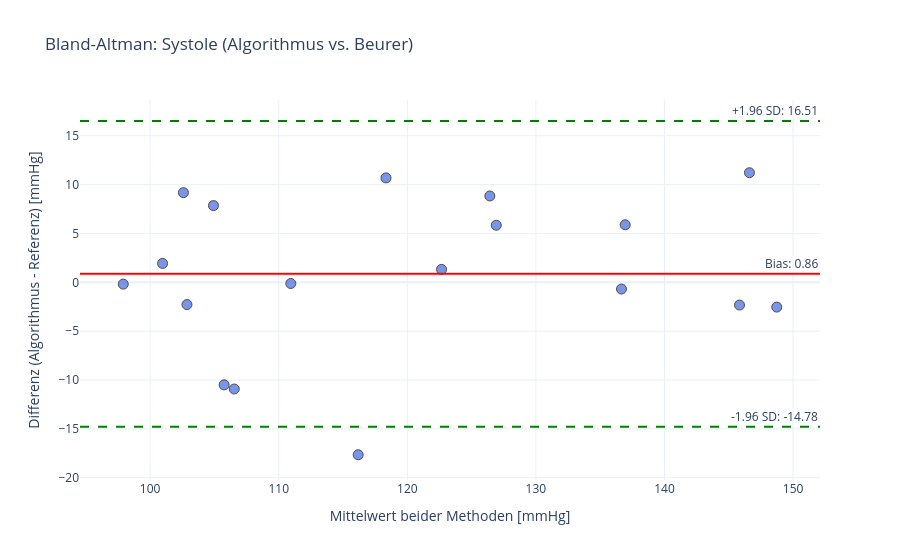
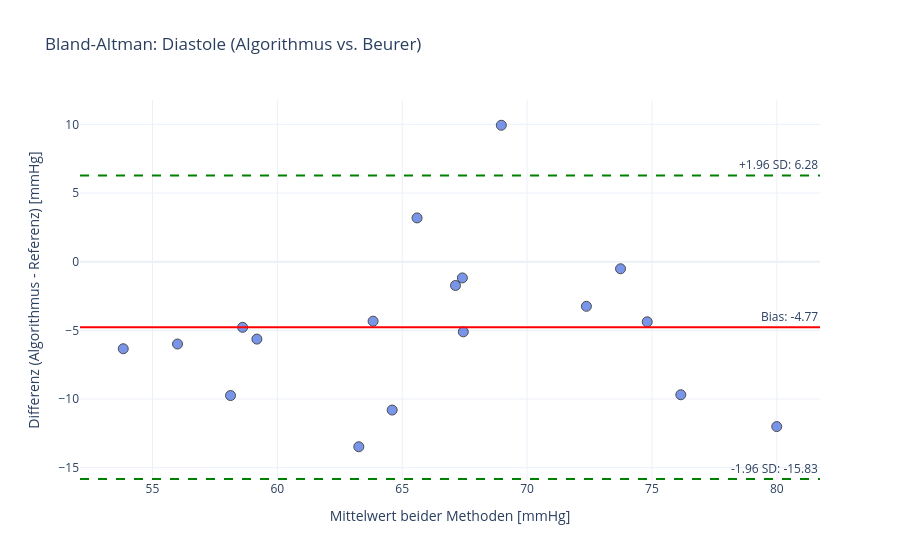
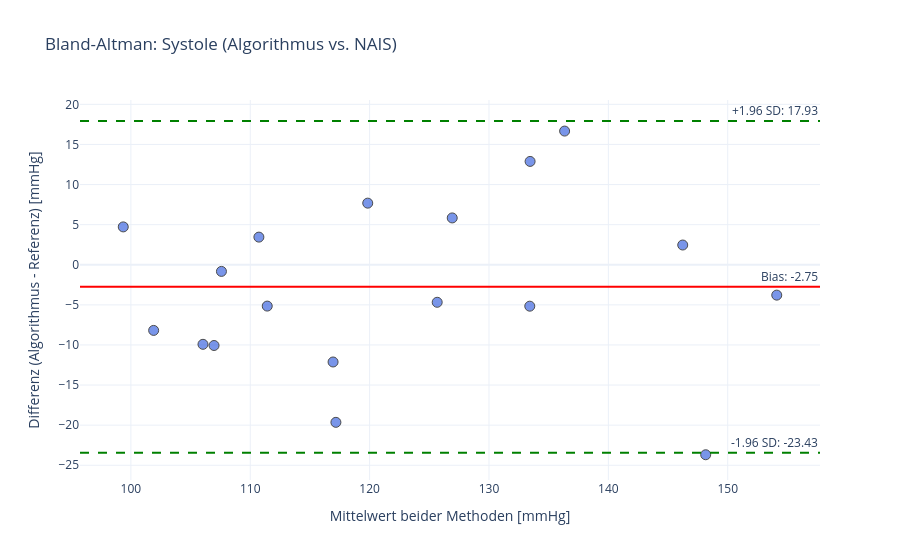
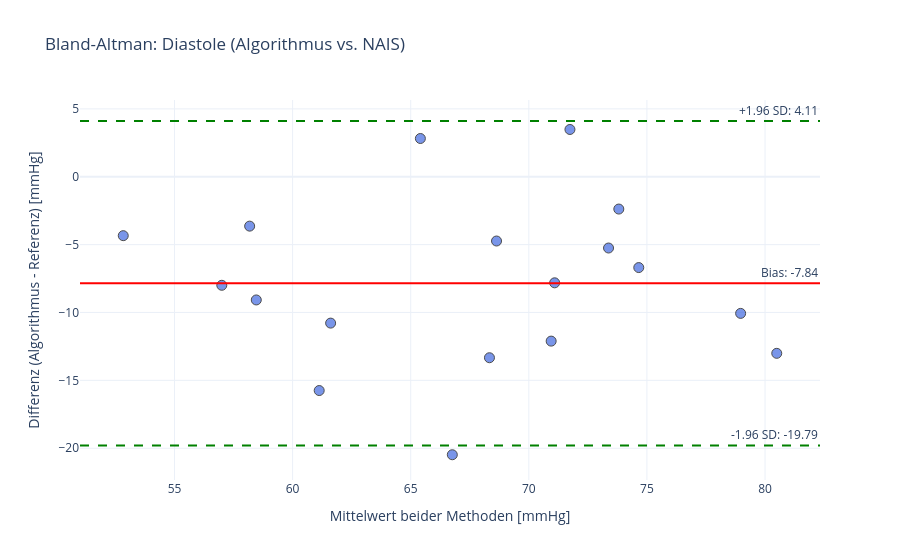

Write notebook code for charts like these, in order.
### Markdown cell above
### Messungen optimiert auf Beurer

### Code cell
run_analysis(catagories[1])

### Figure 1 — Plotly figure (JSON) as saved in the notebook; plotly's stock layout.template omitted (floating-point values rounded to 4 significant figures)
{"data": [{"hovertemplate": "<b>Messung: %{text}</b><br>Mittelwert: %{x:.1f} mmHg<br>Fehler (Algo-Ref): %{y:.1f} mmHg<extra></extra>", "marker": {"color": "royalblue", "line": {"color": "black", "width": 1}, "opacity": 0.7, "size": 10}, "mode": "markers", "name": "Messungen", "text": ["P01_REST_01_100825", "P01_REST_02_100825", "P01_ACTIV_01_160925", "P02_REST_01_100825", "P02_REST_02_160925", "P02_ACTIV_01_160925", "P03_REST_02_160925", "P03_ACTIV_02_160925", "P04_REST_01_160925", "P04_ACTIV_01_160925", "P05_REST_01_210925", "P05_ACTIV_01_210925", "P06_REST_01_191025", "P06_ACTIV_01_191025", "P07_REST_01_191025", "P07_ACTIV_01_191025", "P08_REST_01_201025", "P08_ACTIV_01_201025"], "x": [102.9, 97.91, 145.8, 105.8, 118.3, 136.9, 101.0, 106.5, 104.9, 116.2, 122.7, 136.7, 126.4, 146.6, 110.9, 148.7, 102.6, 126.9], "y": [-2.279, -0.1854, -2.33, -10.5, 10.68, 5.886, 1.932, -10.92, 7.847, -17.65, 1.321, -0.6894, 8.835, 11.21, -0.1231, -2.539, 9.173, 5.839], "type": "scatter"}], "layout": {"shapes": [{"line": {"color": "red", "dash": "solid"}, "type": "line", "x0": 0, "x1": 1, "xref": "x domain", "y0": 0.8623, "y1": 0.8623, "yref": "y"}, {"line": {"color": "green", "dash": "dash"}, "type": "line", "x0": 0, "x1": 1, "xref": "x domain", "y0": 16.51, "y1": 16.51, "yref": "y"}, {"line": {"color": "green", "dash": "dash"}, "type": "line", "x0": 0, "x1": 1, "xref": "x domain", "y0": -14.78, "y1": -14.78, "yref": "y"}], "annotations": [{"showarrow": false, "text": "Bias: 0.86", "x": 1, "xanchor": "right", "xref": "x domain", "y": 0.8623, "yanchor": "bottom", "yref": "y"}, {"showarrow": false, "text": "+1.96 SD: 16.51", "x": 1, "xanchor": "right", "xref": "x domain", "y": 16.51, "yanchor": "bottom", "yref": "y"}, {"showarrow": false, "text": "-1.96 SD: -14.78", "x": 1, "xanchor": "right", "xref": "x domain", "y": -14.78, "yanchor": "bottom", "yref": "y"}], "title": {"text": "Bland-Altman: Systole (Algorithmus vs. Beurer)"}, "xaxis": {"title": {"text": "Mittelwert beider Methoden [mmHg]"}}, "yaxis": {"title": {"text": "Differenz (Algorithmus - Referenz) [mmHg]"}}, "hovermode": "closest"}}

### Figure 2 — Plotly figure (JSON) as saved in the notebook; plotly's stock layout.template omitted (floating-point values rounded to 4 significant figures)
{"data": [{"hovertemplate": "<b>Messung: %{text}</b><br>Mittelwert: %{x:.1f} mmHg<br>Fehler (Algo-Ref): %{y:.1f} mmHg<extra></extra>", "marker": {"color": "royalblue", "line": {"color": "black", "width": 1}, "opacity": 0.7, "size": 10}, "mode": "markers", "name": "Messungen", "text": ["P01_REST_01_100825", "P01_REST_02_100825", "P01_ACTIV_01_160925", "P02_REST_01_100825", "P02_REST_02_160925", "P02_ACTIV_01_160925", "P03_REST_02_160925", "P03_ACTIV_02_160925", "P04_REST_01_160925", "P04_ACTIV_01_160925", "P05_REST_01_210925", "P05_ACTIV_01_210925", "P06_REST_01_191025", "P06_ACTIV_01_191025", "P07_REST_01_191025", "P07_ACTIV_01_191025", "P08_REST_01_201025", "P08_ACTIV_01_201025"], "x": [59.18, 53.83, 76.15, 64.6, 63.83, 74.81, 56.0, 58.61, 67.13, 63.26, 67.41, 73.74, 80.0, 68.97, 67.45, 72.37, 58.13, 65.59], "y": [-5.639, -6.341, -9.691, -10.81, -4.333, -4.381, -5.996, -4.782, -1.735, -13.48, -1.184, -0.5186, -12.01, 9.934, -5.109, -3.251, -9.749, 3.186], "type": "scatter"}], "layout": {"shapes": [{"line": {"color": "red", "dash": "solid"}, "type": "line", "x0": 0, "x1": 1, "xref": "x domain", "y0": -4.771, "y1": -4.771, "yref": "y"}, {"line": {"color": "green", "dash": "dash"}, "type": "line", "x0": 0, "x1": 1, "xref": "x domain", "y0": 6.284, "y1": 6.284, "yref": "y"}, {"line": {"color": "green", "dash": "dash"}, "type": "line", "x0": 0, "x1": 1, "xref": "x domain", "y0": -15.83, "y1": -15.83, "yref": "y"}], "annotations": [{"showarrow": false, "text": "Bias: -4.77", "x": 1, "xanchor": "right", "xref": "x domain", "y": -4.771, "yanchor": "bottom", "yref": "y"}, {"showarrow": false, "text": "+1.96 SD: 6.28", "x": 1, "xanchor": "right", "xref": "x domain", "y": 6.284, "yanchor": "bottom", "yref": "y"}, {"showarrow": false, "text": "-1.96 SD: -15.83", "x": 1, "xanchor": "right", "xref": "x domain", "y": -15.83, "yanchor": "bottom", "yref": "y"}], "title": {"text": "Bland-Altman: Diastole (Algorithmus vs. Beurer)"}, "xaxis": {"title": {"text": "Mittelwert beider Methoden [mmHg]"}}, "yaxis": {"title": {"text": "Differenz (Algorithmus - Referenz) [mmHg]"}}, "hovermode": "closest"}}

### Figure 3 — Plotly figure (JSON) as saved in the notebook; plotly's stock layout.template omitted (floating-point values rounded to 4 significant figures)
{"data": [{"hovertemplate": "<b>Messung: %{text}</b><br>Mittelwert: %{x:.1f} mmHg<br>Fehler (Algo-Ref): %{y:.1f} mmHg<extra></extra>", "marker": {"color": "royalblue", "line": {"color": "black", "width": 1}, "opacity": 0.7, "size": 10}, "mode": "markers", "name": "Messungen", "text": ["P01_REST_01_100825", "P01_REST_02_100825", "P01_ACTIV_01_160925", "P02_REST_02_160925", "P02_ACTIV_01_160925", "P03_REST_01_100825", "P03_REST_02_160925", "P03_ACTIV_02_160925", "P04_REST_01_160925", "P04_ACTIV_01_160925", "P05_REST_01_210925", "P05_ACTIV_01_210925", "P06_REST_01_191025", "P06_ACTIV_01_191025", "P07_REST_01_191025", "P07_ACTIV_01_191025", "P08_REST_01_201025", "P08_ACTIV_01_201025"], "x": [99.36, 101.9, 136.3, 119.8, 133.4, 110.7, 107.0, 106.0, 111.4, 117.2, 125.7, 148.2, 133.4, 154.1, 116.9, 146.2, 107.6, 126.9], "y": [4.721, -8.185, 16.67, 7.684, 12.89, 3.447, -10.07, -9.92, -5.153, -19.65, -4.679, -23.69, -5.165, -3.787, -12.12, 2.461, -0.8272, 5.839], "type": "scatter"}], "layout": {"shapes": [{"line": {"color": "red", "dash": "solid"}, "type": "line", "x0": 0, "x1": 1, "xref": "x domain", "y0": -2.752, "y1": -2.752, "yref": "y"}, {"line": {"color": "green", "dash": "dash"}, "type": "line", "x0": 0, "x1": 1, "xref": "x domain", "y0": 17.93, "y1": 17.93, "yref": "y"}, {"line": {"color": "green", "dash": "dash"}, "type": "line", "x0": 0, "x1": 1, "xref": "x domain", "y0": -23.43, "y1": -23.43, "yref": "y"}], "annotations": [{"showarrow": false, "text": "Bias: -2.75", "x": 1, "xanchor": "right", "xref": "x domain", "y": -2.752, "yanchor": "bottom", "yref": "y"}, {"showarrow": false, "text": "+1.96 SD: 17.93", "x": 1, "xanchor": "right", "xref": "x domain", "y": 17.93, "yanchor": "bottom", "yref": "y"}, {"showarrow": false, "text": "-1.96 SD: -23.43", "x": 1, "xanchor": "right", "xref": "x domain", "y": -23.43, "yanchor": "bottom", "yref": "y"}], "title": {"text": "Bland-Altman: Systole (Algorithmus vs. NAIS)"}, "xaxis": {"title": {"text": "Mittelwert beider Methoden [mmHg]"}}, "yaxis": {"title": {"text": "Differenz (Algorithmus - Referenz) [mmHg]"}}, "hovermode": "closest"}}

### Figure 4 — Plotly figure (JSON) as saved in the notebook; plotly's stock layout.template omitted (floating-point values rounded to 4 significant figures)
{"data": [{"hovertemplate": "<b>Messung: %{text}</b><br>Mittelwert: %{x:.1f} mmHg<br>Fehler (Algo-Ref): %{y:.1f} mmHg<extra></extra>", "marker": {"color": "royalblue", "line": {"color": "black", "width": 1}, "opacity": 0.7, "size": 10}, "mode": "markers", "name": "Messungen", "text": ["P01_REST_01_100825", "P01_REST_02_100825", "P01_ACTIV_01_160925", "P02_REST_02_160925", "P02_ACTIV_01_160925", "P03_REST_01_100825", "P03_REST_02_160925", "P03_ACTIV_02_160925", "P04_REST_01_160925", "P04_ACTIV_01_160925", "P05_REST_01_210925", "P05_ACTIV_01_210925", "P06_REST_01_191025", "P06_ACTIV_01_191025", "P07_REST_01_191025", "P07_ACTIV_01_191025", "P08_REST_01_201025", "P08_ACTIV_01_201025"], "x": [58.18, 52.83, 74.65, 68.33, 73.81, 58.46, 57.0, 61.61, 68.63, 66.76, 65.41, 71.74, 80.5, 78.97, 70.95, 73.37, 61.13, 71.09], "y": [-3.639, -4.341, -6.691, -13.33, -2.381, -9.076, -7.996, -10.78, -4.735, -20.48, 2.816, 3.481, -13.01, -10.07, -12.11, -5.251, -15.75, -7.814], "type": "scatter"}], "layout": {"shapes": [{"line": {"color": "red", "dash": "solid"}, "type": "line", "x0": 0, "x1": 1, "xref": "x domain", "y0": -7.842, "y1": -7.842, "yref": "y"}, {"line": {"color": "green", "dash": "dash"}, "type": "line", "x0": 0, "x1": 1, "xref": "x domain", "y0": 4.106, "y1": 4.106, "yref": "y"}, {"line": {"color": "green", "dash": "dash"}, "type": "line", "x0": 0, "x1": 1, "xref": "x domain", "y0": -19.79, "y1": -19.79, "yref": "y"}], "annotations": [{"showarrow": false, "text": "Bias: -7.84", "x": 1, "xanchor": "right", "xref": "x domain", "y": -7.842, "yanchor": "bottom", "yref": "y"}, {"showarrow": false, "text": "+1.96 SD: 4.11", "x": 1, "xanchor": "right", "xref": "x domain", "y": 4.106, "yanchor": "bottom", "yref": "y"}, {"showarrow": false, "text": "-1.96 SD: -19.79", "x": 1, "xanchor": "right", "xref": "x domain", "y": -19.79, "yanchor": "bottom", "yref": "y"}], "title": {"text": "Bland-Altman: Diastole (Algorithmus vs. NAIS)"}, "xaxis": {"title": {"text": "Mittelwert beider Methoden [mmHg]"}}, "yaxis": {"title": {"text": "Differenz (Algorithmus - Referenz) [mmHg]"}}, "hovermode": "closest"}}
